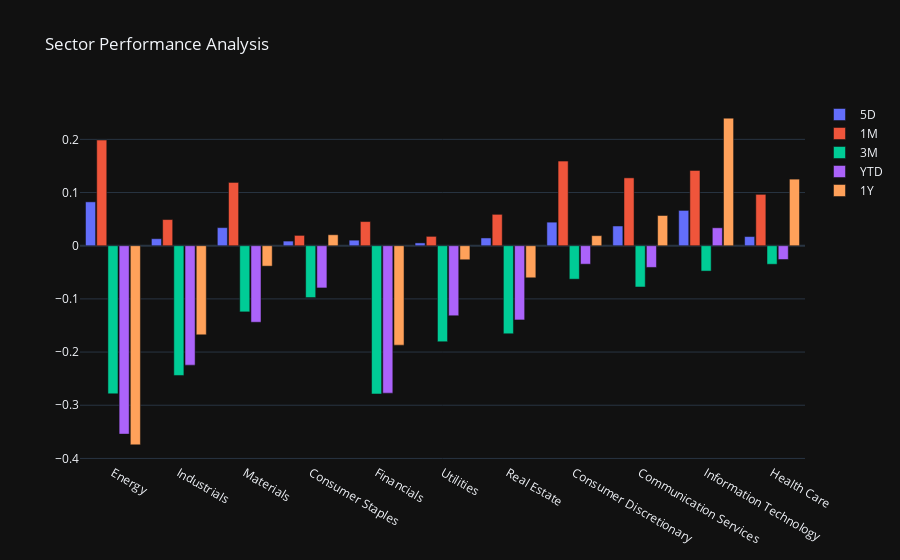

The code cell stored with this chart in its notebook:
### Code cell
fig = go.Figure(data=sector_bar)


fig.update_layout(
    title='Sector Performance Analysis',
    template='plotly_dark',
    xaxis_tickfont_size=12,
    barmode='group',
    bargap=0.15, # gap between bars of adjacent location coordinates.
    bargroupgap=0.1 # gap between bars of the same location coordinate.
)

fig.show()

### Figure 1 — Plotly figure (JSON) as saved in the notebook; plotly's stock layout.template omitted (floating-point values rounded to 4 significant figures)
{"data": [{"name": "5D", "type": "bar", "x": ["Energy", "Industrials", "Materials", "Consumer Staples", "Financials", "Utilities", "Real Estate", "Consumer Discretionary", "Communication Services", "Information Technology", "Health Care"], "y": [0.0825, 0.0132, 0.034, 0.0087, 0.0104, 0.0053, 0.0146, 0.0443, 0.0371, 0.0664, 0.0172]}, {"name": "1M", "type": "bar", "x": ["Energy", "Industrials", "Materials", "Consumer Staples", "Financials", "Utilities", "Real Estate", "Consumer Discretionary", "Communication Services", "Information Technology", "Health Care"], "y": [0.1987, 0.0492, 0.119, 0.0194, 0.0454, 0.0176, 0.059, 0.1592, 0.1276, 0.1415, 0.0966]}, {"name": "3M", "type": "bar", "x": ["Energy", "Industrials", "Materials", "Consumer Staples", "Financials", "Utilities", "Real Estate", "Consumer Discretionary", "Communication Services", "Information Technology", "Health Care"], "y": [-0.2785, -0.244, -0.1244, -0.0975, -0.2788, -0.1805, -0.1656, -0.0629, -0.0776, -0.0477, -0.0349]}, {"name": "YTD", "type": "bar", "x": ["Energy", "Industrials", "Materials", "Consumer Staples", "Financials", "Utilities", "Real Estate", "Consumer Discretionary", "Communication Services", "Information Technology", "Health Care"], "y": [-0.3543, -0.2246, -0.1439, -0.0794, -0.2773, -0.1317, -0.1396, -0.0347, -0.0408, 0.0337, -0.0259]}, {"name": "1Y", "type": "bar", "x": ["Energy", "Industrials", "Materials", "Consumer Staples", "Financials", "Utilities", "Real Estate", "Consumer Discretionary", "Communication Services", "Information Technology", "Health Care"], "y": [-0.3745, -0.1676, -0.0384, 0.0206, -0.187, -0.0264, -0.0603, 0.0189, 0.0568, 0.2399, 0.1252]}], "layout": {"autosize": true, "bargap": 0.15, "bargroupgap": 0.1, "barmode": "group", "title": {"text": "Sector Performance Analysis"}, "xaxis": {"autorange": true, "range": [-0.5, 10.5], "tickfont": {"size": 12}, "type": "category"}, "yaxis": {"autorange": true, "range": [-0.4086, 0.274], "type": "linear"}}}
